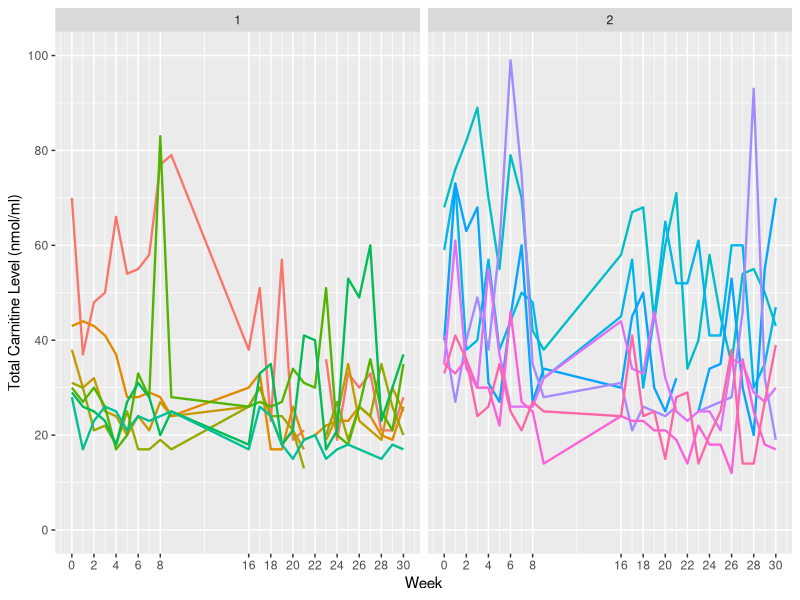
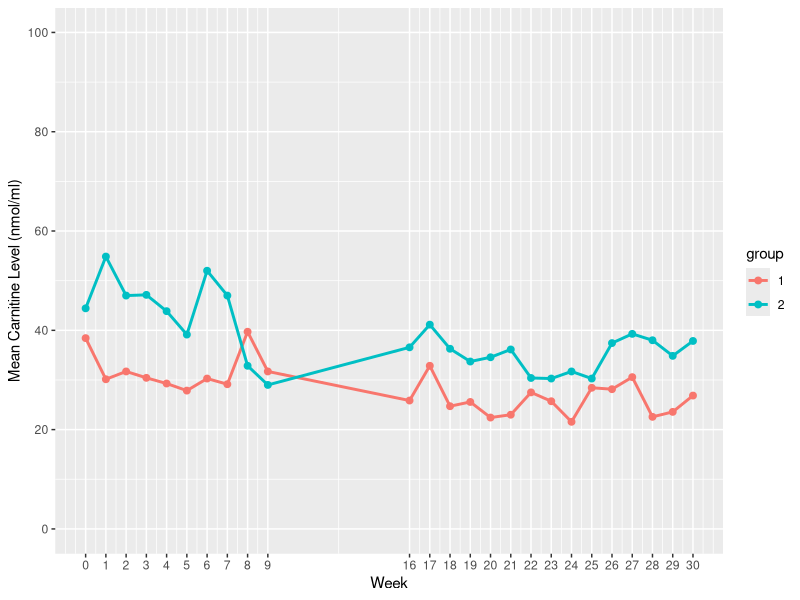
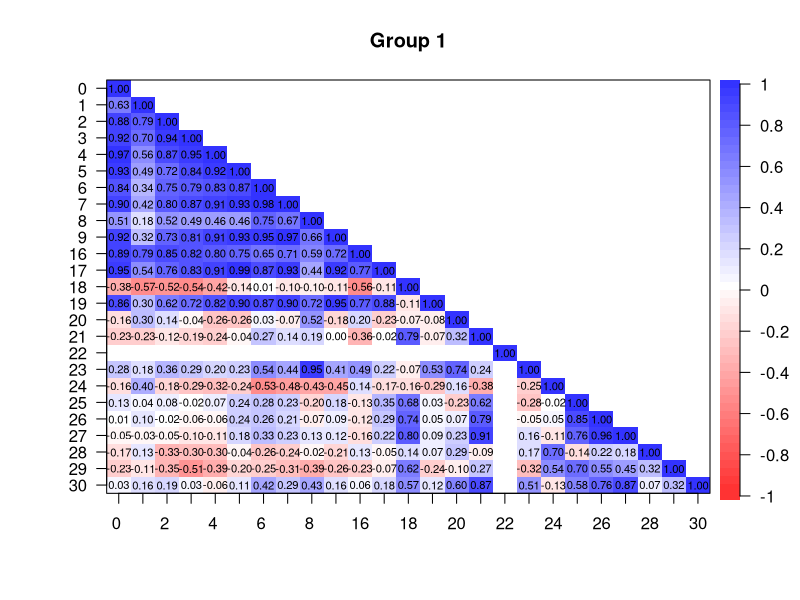
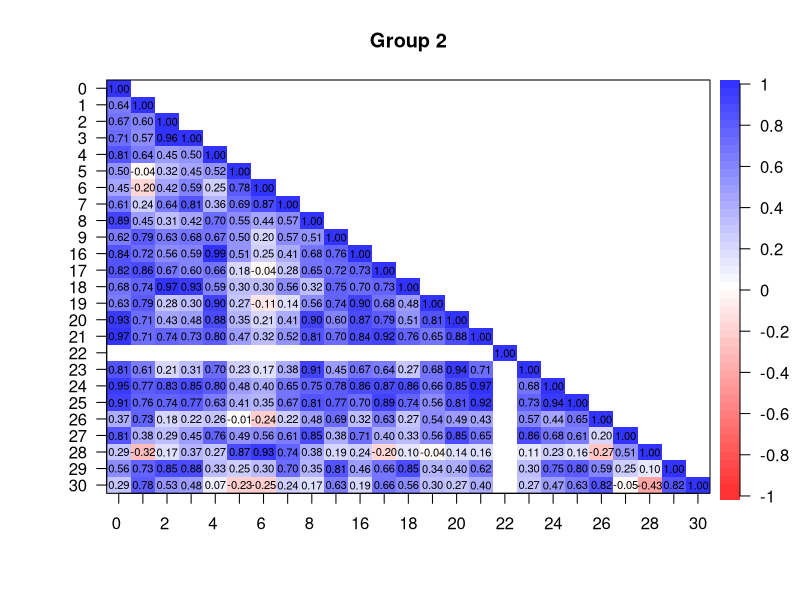

The R script that drew these images, in order:
## BIOS767_hw4_Eunchoing Kang
# Library set-up
library(tidyverse)
library(psych)

# Data Import
# setwd("C:/Users/Eunchong Kang/Desktop/Spring 2022/BIOS 767/hw/hw4")
monkey <- read.table("monkey.dat", header=TRUE, na.strings="na")

# Data Transformation
monkey_long <- pivot_longer(monkey, starts_with("carnt"),
                            names_to="week", values_to="carnt",
                            names_prefix="carnt")
monkey_long$id <- factor(monkey_long$id, levels=c(1:14))
monkey_long$group <- as.character(monkey_long$group)
monkey_long$week <- as.numeric(monkey_long$week)

# Finding # of observations and missing values
nrow(monkey_long)
sum(is.na(monkey_long))


# Plotting a Spaghetti plot
ggplot(monkey_long, aes(week, carnt, color=id, group=id)) +
        geom_line(size=0.8)+
        facet_grid(. ~ group) + 
        theme(legend.position = "none") +
        coord_cartesian(xlim=c(0,30), ylim=c(0,100)) +
        labs(x= "Week", y="Total Carnitine Level (nmol/ml)") +
        scale_x_continuous(breaks=c(0,2,4,6,8, 16,18,20,22,24,26,28,30)) +
        scale_y_continuous(breaks=seq(0, 100, 20))
        #theme(axis.text.x=element_text(angle=45, hjust=1))


# Making Summay Table
monkey_summary <- monkey_long %>% group_by(group, week) %>% 
        summarise(mean=mean(carnt, na.rm=TRUE), sd=sd(carnt, na.rm=TRUE), min=min(carnt, na.rm=TRUE), max=max(carnt, na.rm=TRUE))


# Plotting Mean Values
ggplot(monkey_summary, aes(week, mean,color=group, group=group)) +
        geom_line(size=1) +
        geom_point(size=2) +
        coord_cartesian(xlim=c(0,30), ylim=c(0,100)) +
        labs(x= "Week", y="Mean Carnitine Level (nmol/ml)") +
        scale_x_continuous(breaks=c(0:9, 16:30)) +
        scale_y_continuous(breaks=seq(0, 100, 20))
        #geom_errorbar(aes(ymin=mean-sd, ymax=mean+sd), width=.2,
        #             position=position_dodge(0.5))


# Correlation matrix
# Data Transformation
# Group1
monkey_cor1 <- monkey %>% 
                        filter(group==1) %>%
                        select(-id, -group)
colnames(monkey_cor1) <- c(0:9,16:30)
rcor_g1 <- cor(monkey_cor1)

# Group2
monkey_cor2 <- monkey %>% 
                        filter(group==2) %>%
                        select(-id, -group)
colnames(monkey_cor2) <- c(0:9,16:30)
rcor_g2 <- cor(monkey_cor2)

# Plotting correlation heatmap
# Exporting size 6.5X7
corPlot(rcor_g1, upper=FALSE, alpha=0.8, mar=TRUE, cex=0.45, main="Group 1")
corPlot(rcor_g2, upper=FALSE, alpha=0.8, mar=TRUE, cex=0.45, main="Group 2")